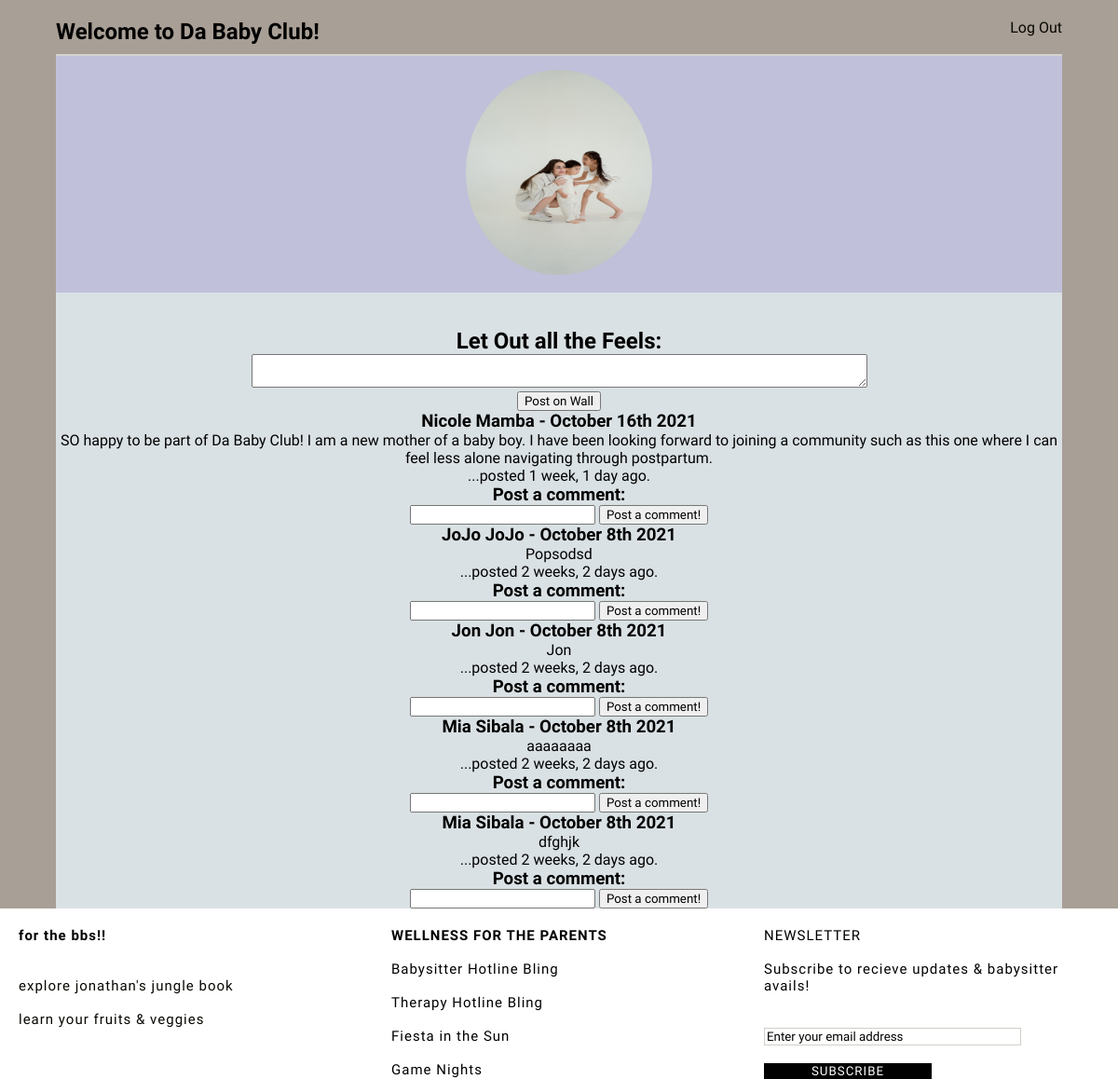
The app's page /wall with its own data.
### apps/jungle_app/models.py (models this page shows)
class Message(models.Model):
    message = models.TextField()
    messager = models.ForeignKey(User, related_name="messages_made", on_delete=models.CASCADE)
    created_at = models.DateTimeField(auto_now_add=True)
    updated_at = models.DateTimeField(auto_now=True)

class User(models.Model):
    first_name = models.CharField(max_length = 255)
    last_name = models.CharField(max_length=255)
    email = models.CharField(max_length=255)
    password = models.CharField(max_length=255)
    confirm_pw = models.CharField(max_length=255)
    created_at = models.DateTimeField(auto_now_add=True)
    updated_at = models.DateTimeField(auto_now=True)
    objects = UserManager()

### apps/jungle_app/views.py (the view)
# urls.py: url(r'^wall$', views.wall),
def wall(request):
    context = {
        'posts' : Message.objects.all(),
    }
    return render(request, 'jungle_app/wall.html', context)

### apps/jungle_app/templates/jungle_app/wall.html (shortened to what this page needs)
<!DOCTYPE html>
<html lang="en">
<head>
    {% load static %}
    <link rel="stylesheet" type="text/css" href="{% static 'jungle_app/css/wall.css' %}">
</head>
<body>
    <div id="container">
        <div id="header">
            <br>
            <br>
            <div id="headerboxes"><h2 id="name"> Welcome {{request.session.u_fname}} to Da Baby Club!</h2></div>
            <div id=headerboxes> <p style= "direction: rtl;"><a href="/logout">Log Out</a><h3></h3></div>
        </div>
   <div id="body">
            <div id="photo">
                {% load static %}
                <img src="{% static 'jungle_app/images/two_kids.jpg'%}" alt="My Image">
                <br>
            </div>
            <br>
            <br>
            <h2>Let Out all the Feels:</h2>
            <form action="/post" method="post">
                <textarea id="messagebox" name="message" row="3" cols="80"></textarea>
                <br>
                <input id="msgbtn" type="submit" value="Post on Wall">
            </form>
                {% for post in posts reversed %}
               <h3 id="postdetails">{{post.messager.first_name}} {{post.messager.last_name}} - {{post.created_at|date:'F jS Y'}} </h3>
                <p id="post">{{post.message}}</p>
                <p id="micro">...posted {{post.created_at|timesince}} ago.</p>
        <h3 id="cmtheader">Post a comment:</h3>
        <form action="/comment" method="post">
            <input id ="commentbox" type="textarea" name="comment" row="3">
            <input id="cmtbtn" type="submit" value="Post a comment!">
        </form>
    {% endfor %}
        </div>
    </div>
    <div id="footer">
        <div id="footer_left">
            <p><b>for the bbs!!</b>
            <br>
            <br>
            <br>
            <p><a href="/animals">explore jonathan's jungle book</a></p>
            <br>
            <p><a href="/food">learn your fruits & veggies</a></p>
        </div>
        <div id="footer_center">
            <p><b>WELLNESS FOR THE PARENTS</b></p>
            <br>
            Babysitter Hotline Bling
            <br>
            <br>
            Therapy Hotline Bling
            <br>
            <br>
            Fiesta in the Sun
            <br>
            <br>
            Game Nights
        </div>
        <div id="footer_right">
            <p>NEWSLETTER<b></b></p>
            <br>
            <p>Subscribe to recieve updates & babysitter avails!</p>
            <br>
            <br>
            <input class="fields" type="text" name="email" value="Enter your email address"></p>
            <br>
            <input class="btn" type="submit" value="SUBSCRIBE">
        </div>
</div>
</body>
</html>

### apps/jungle_app/static/jungle_app/css/wall.css (style rules this page uses)
* { margin: 0px auto; padding: 0px auto; font-family: 'Andada Pro', serif; }
@media only screen and (min-width: 320px) { #container { width: 100%; font-family: 'Andada Pro', serif; background-color: rgb(168,159,150); } }
@media only screen and (min-width: 320px) { #header { padding-top: 20px; height:20%; width: 90%; display: flex; border-bottom: 2px solid rgb(212,211,205); } }
@media only screen and (min-width: 320px) { #headerboxes { height: 20%; width: 50%; } }
@media only screen and (min-width: 320px) { #body { text-align: center; height: 10%; width: 90%; background-color: rgb(218, 225, 228); } }
@media only screen and (min-width: 320px) { #photo { height: 20%; width: 100%; background-color: rgb(192,192,218); display: flex; flex-direction: column; } }
@media only screen and (min-width: 320px) { img { border-radius: 50%; height: 220px; margin-top: 15px; width: 200px; overflow: hidden; } }
@media only screen and (min-width: 320px) { #footer { height: 30%; width: 100%; display: flex; font-family: "Josefin Sans", sans-serif; letter-spacing: 1px; } }
@media only screen and (min-width: 320px) { #footer_left { height: 30%; width:30%; padding-top: 20px; font-size: 15px; } }
@media only screen and (min-width: 320px) { #footer_center { height: 30%; width: 30%; font-size: 15px; padding-top: 20px; } }
@media only screen and (min-width: 320px) { #footer_right { height: 30%; width: 30%; font-size: 15px; padding-top: 20px; } }
@media only screen and (min-width: 320px) { .fields { width: 75%; height: 10%; font-family: "Josefin Sans", sans-serif; border: 1px solid rgb(208,207,200); } }
@media only screen and (min-width: 320px) { .btn { background-color: black; border: none; color: white; width: 50%; height: 15%; font-family: "Josefin Sans", sans-serif; letter-spacing: 1px; } }
@media only screen and (min-width: 320px) { a:link { text-decoration: none; color: rgb(7, 7, 0); } }
#body { text-align: center; padding-top: 50px; height: 1100px; width: 1000px; margin-top: 30px; background-color: rgb(241,244,245); border-radius: 40px; }
#photo { height: 350px; width: 1000px; background-color: rgb(192,205,212); }
img { border-radius: 200px; height: 290px; width: 320px; margin-top: 25px; }
#footer { height: 341px; width: 1450px; border: 2px solid black; display: flex; font-family: "Josefin Sans", sans-serif; letter-spacing: 1px; }
#footer_left { height: 305px; width: 600px; border: 2px solid blue; padding-top: 20px; font-size: 15px; }
#footer_center { height: 305px; width: 425px;; border: 2px dashed red; font-size: 15px; padding-top: 20px; }
#footer_right { height: 305px; width: 350px; border: 2px solid green; font-size: 15px; padding-top: 20px; }
.fields { width: 250px; height: 35px; font-family: "Josefin Sans", sans-serif; border: 1px solid rgb(208,207,200); }
.btn { background-color: black; border: none; color: white; width: 150px; height: 40px; font-family: "Josefin Sans", sans-serif; letter-spacing: 1px; }
a:link { text-decoration: none; color: black; }

### records on screen
Message: messager.first_name "Nicole", messager.last_name "Mamba", created_at "October 16th 2021", message "SO happy to be part of Da Baby Club! I am a new mother of a baby boy. I have been looking forward to joining a community such as this one where I can feel less alone navigating through postpartum.", created_at "1 week, 1 day"
Message: messager.first_name "JoJo", messager.last_name "JoJo", created_at "October 8th 2021", message "Popsodsd", created_at "2 weeks, 2 days"
Message: messager.first_name "Jon", messager.last_name "Jon", created_at "October 8th 2021", message "Jon", created_at "2 weeks, 2 days"
Message: messager.first_name "Mia", messager.last_name "Sibala", created_at "October 8th 2021", message "aaaaaaaa", created_at "2 weeks, 2 days"
Message: messager.first_name "Mia", messager.last_name "Sibala", created_at "October 8th 2021", message "dfghjk", created_at "2 weeks, 2 days"
